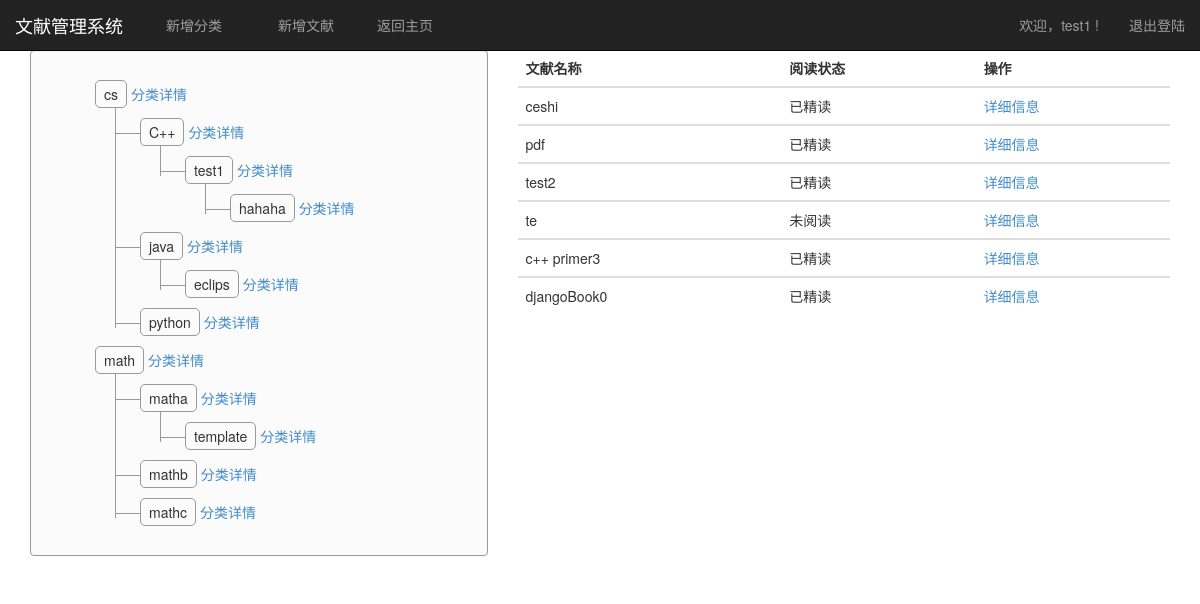
Page /index/ (signed in) on the committed database.
### users/models.py (models this page shows, shortened)
class Users(models.Model):
	username = models.CharField(max_length=30)
	password = models.CharField(max_length=30)

class SortTree(models.Model):
	parendid = models.IntegerField()
	key = models.CharField(max_length=300)
	level = models.IntegerField()
	owner = models.IntegerField()
	value = models.CharField(max_length=300)
	pathvalue = models.CharField(max_length=300)

class Docs(models.Model):
	docname = models.CharField(max_length=200)
	readstatus = models.CharField(max_length=50)
	docurl = models.CharField(max_length=300)
	readlog = models.TextField()
	usernote = models.TextField()
	treenodeid = models.IntegerField()
	owner = models.IntegerField()
	docfile = models.FileField(upload_to="uploads/",null=True)

### users/views.py (the view)
# urls.py: url(r'^index/$',views.indexPage),
def indexPage(request):
    userid=getUserID(request)
    if userid==None:
        return render_to_response("users/login.html",{'error_notlogin':True})
    classList = SortTree.objects.filter(owner=userid).order_by("pathvalue")
    tablehtml = makehtml(classList)
    docList = Docs.objects.filter(owner=userid).order_by("-id")
    username=getUsername(userid)
    return render_to_response("users/index.html",{'classList':classList,'tablehtml':tablehtml,'docList':docList,'username':username})

### users/views.py (called while the page is built)
def getUserID(request):
    try:
        userid = request.session['user']
        if userid == None:
            return None
        else:
            return userid
    except:
        return None

def getUsername(num):
    tempuser=Users.objects.get(id=num)
    return tempuser.username

def gao(xid):
    global html,treeinfo,ddata
    html+="<li>"
    html+="\n<span><i class=\"icon-leaf\"></i>"+ddata[xid].value+"</span>"+"<a href=\"/classdetail/"+str(xid)+"/cur\">"+" 分类详情</a>"
    if xid in treeinfo:
        html+="<ul>"
        for yid in treeinfo[xid]:
            gao(yid)
        html+="</ul>"
    html+="</li>"
    return

def makehtml(classList):
    global html,treeinfo,ddata
    treeinfo={}
    ddata={}
    for i in range(len(classList)):
        ddata[classList[i].id]=classList[i]
    for x in classList:
        if x.parendid in treeinfo:
            treeinfo[x.parendid]+=[x.id]
        else:
            treeinfo[x.parendid]=[x.id]
    html="<ul>"
    for x in classList:
        if x.level==1:
            gao(x.id)
    html+="</ul>"
    return html

### users/templates/users/index.html (shortened to what this page needs)
<!DOCTYPE html>
{% load static %}
<html lang="en"><head><meta http-equiv="Content-Type" content="text/html; charset=UTF-8">
 <link href="{% static 'users/css/bootstrap.min.css' %}" rel="stylesheet">
	<link rel="stylesheet" type="text/css" href="{% static 'users/css/bootstrap.min.css' %}" />
    <link href="{% static 'users/css/starter-template.css' %}" rel="stylesheet">
    <link href="{% static 'users/css/style.css' %}" rel="stylesheet">
  </head>
  <body>
<nav class="navbar navbar-fixed-top navbar-inverse" role="navigation">
  <div class="container-fluid">
    <div class="navbar-header">
      <a class="navbar-brand" href="#">文献管理系统</a>
    </div>
    <div class="collapse navbar-collapse" id="bs-example-navbar-collapse-1">
      <ul class="nav navbar-nav">
      <form action="/newclass/" class="navbar-form navbar-left">
				<button type="button" class="btn btn-link" data-toggle="modal" data-target="#myModal">
  					新增分类
				</button>
	  	</form>
	  	<form action="/newclass/" class="navbar-form navbar-left" data-toggle="modal" data-target="#myModal2">
				<button type="button" class="btn btn-link">
  					新增文献
				</button>
	  	</form>
        <li><a href="/index/">返回主页</a></li>
      </ul>
      <ul class="nav navbar-nav navbar-right">
      		<li><a href="#">欢迎，{{username}} ! </a></li>
            <li><a href="/logout/">退出登陆</a></li>
          </ul>
    </div>
  </div>
</nav>
    <div class="container">
	  <div class="row">
        <div class="col-md-5">
<div class="tree well">
{% autoescape off %}
	{{tablehtml}}
{% endautoescape %}
</div>
		</div>
        <div class="col-md-7">
			<table class="table table-hover">
            <thead>
              <tr>
                <th>文献名称</th>
                <th>阅读状态</th>
                <th>操作</th>
              </tr>
            </thead>
            {% for doc in docList %}
            <tbody>
              <tr>
                <td>{{doc.docname}}</td>
                <td>{{doc.readstatus}}</td>
                <td>
                	<a href="/docdetail/{{doc.id}}">详细信息</a>
	  				</td>
              </tr>
            </tbody>
            {% empty %}
				<div class="alert alert-info" role="alert">
        		<strong>还没有文献，快去添加把！</strong>
      		</div>
          	{% endfor %}
          </table>
		</div>
		</div>
    </div>
</body></html>

### users/static/users/css/starter-template.css (style rules this page uses)
body { padding-top: 50px; }

### users/static/users/css/style.css (style rules this page uses)
.tree { min-height:20px; padding:19px; margin-bottom:20px; background-color:#fbfbfb; border:1px solid #999; -webkit-border-radius:4px; -moz-border-radius:4px; border-radius:4px; -webkit-box-shadow:inset 0 1px 1px rgba(0, 0, 0, 0.05); -moz-box-shadow:inset 0 1px 1px rgba(0, 0, 0, 0.05); box-shadow:inset 0 1px 1px rgba(0, 0, 0, 0.05) }
.tree li { list-style-type:none; margin:0; padding:10px 5px 0 5px; position:relative }
.tree li::before, .tree li::after { content:''; left:-20px; position:absolute; right:auto }
.tree li::before { border-left:1px solid #999; bottom:50px; height:100%; top:0; width:1px }
.tree li::after { border-top:1px solid #999; height:20px; top:25px; width:25px }
.tree li span { -moz-border-radius:5px; -webkit-border-radius:5px; border:1px solid #999; border-radius:5px; display:inline-block; padding:3px 8px; text-decoration:none }
.tree li.parent_li>span { cursor:pointer }
.tree>ul>li::before, .tree>ul>li::after { border:0 }
.tree li:last-child::before { height:30px }

### rows in the picture
Users: username "test1"
SortTree: value "cs 分类详情 C++ 分类详情 test1 分类详情 hahaha 分类详情 java 分类详情 eclips 分类详情 python 分类详情 math 分类详情 matha 分类详情 template 分类详情 mathb 分类详情 mathc 分类详情"
Docs: docname "ceshi", readstatus "已精读"
Docs: docname "pdf", readstatus "已精读"
Docs: docname "test2", readstatus "已精读"
Docs: docname "te", readstatus "未阅读"
Docs: docname "c++ primer3", readstatus "已精读"
Docs: docname "djangoBook0", readstatus "已精读"
